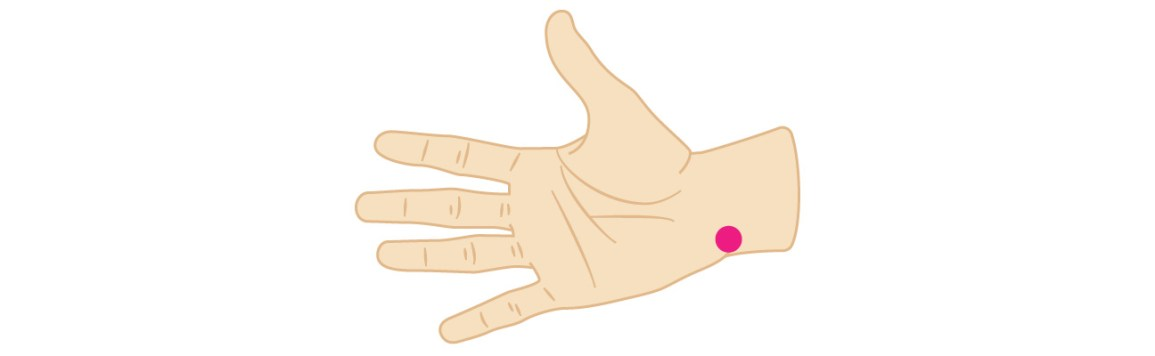
#> input picture images/32.jpg, 1155 x 356 px
$ python detection.py
#> lines starting #> are read from the running program, lines starting #| are printed output that depends on the picture; after the words box and inside, x2 and y2 are one past the last pixel; in counts of white or black regions, pixels touching at a corner belong together
# Hand Detection and Finger Counting Using OpenCV-Python
# import the required libraries
import cv2
import numpy as np


# read the image
img_path = "images/32.jpg"
img = cv2.imread(img_path)
#> img is the input picture: shape (356, 1155, 3); mean B, G, R 243.8, 249, 253.2


# skin mask - it is used for highlighting specific color on image
hsvim = cv2.cvtColor(img, cv2.COLOR_BGR2HSV)
#> hsvim: shape (356, 1155, 3); mean H, S, V 5.2, 10.1, 253.2
lower = np.array([0, 48, 80], dtype="uint8")
upper = np.array([20, 255, 255], dtype="uint8")
skinRegionHSV = cv2.inRange(hsvim, lower, upper)
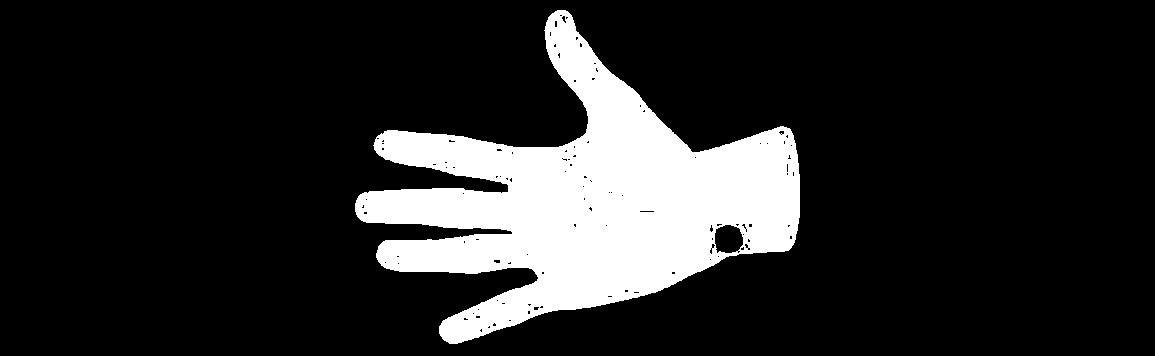
#> skinRegionHSV: shape (356, 1155); 15.6% white; 1 white region, box (x1, y1, x2, y2) and area: (355, 10, 800, 344) 64265
blurred = cv2.blur(skinRegionHSV, (2, 2))
ret, thresh = cv2.threshold(blurred, 0, 255, cv2.THRESH_BINARY)
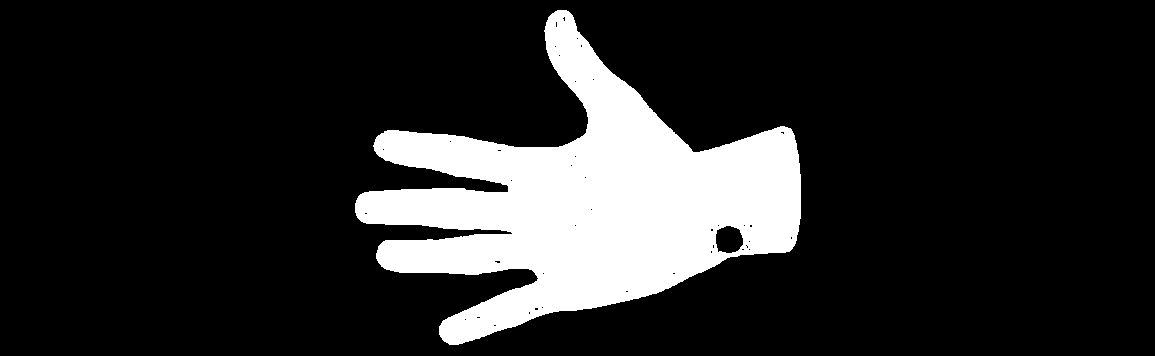
#> thresh: shape (356, 1155); 16% white; 1 white region

# contour - find contour of the images
contours, hierarchy = cv2.findContours(
    thresh, cv2.RETR_TREE, cv2.CHAIN_APPROX_SIMPLE)
#> contours = 43 contours, 41 with area under 20; largest, box (x1, y1, x2, y2) and area: (355, 10, 801, 345) 65657, (715, 225, 744, 254) 633
contours = max(contours, key=lambda x: cv2.contourArea(x))
#> contours = contour of 739 points, box (x1, y1, x2, y2) (355, 10, 801, 345), area 65657
cv2.drawContours(img, [contours], -1, (255, 255, 0), 2)

# convex hull
hull = cv2.convexHull(contours)
#> hull = contour of 36 points, box (x1, y1, x2, y2) (355, 10, 801, 345), area 98395
cv2.drawContours(img, [hull], -1, (0, 255, 255), 2)
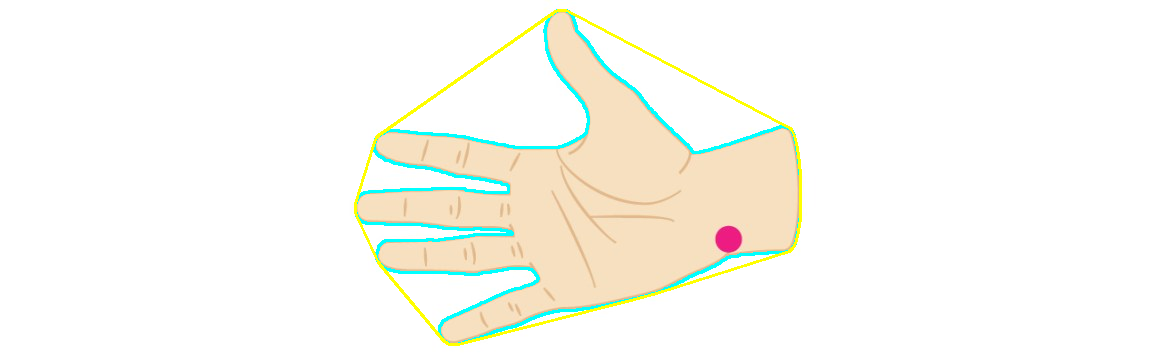
#> img: shape (356, 1155, 3); mean B, G, R 242.6, 249.6, 249.8

# convexity defects - Any deviation of the object from this hull can be considered as convexity defect.
hull = cv2.convexHull(contours, returnPoints=False)
#> hull = 36 values, max 738 at index 0, min 0 at index 35, mean 409
defects = cv2.convexityDefects(contours, hull)
#> defects = 28 rows, first 6: [0, 2, 1, 114], [2, 4, 3, 142], [4, 121, 61, 30191], [122, 124, 123, 114], [124, 128, 125, 162], [128, 214, 187, 36497]
print(defects)
#> (printed output is left out)
print(defects.shape)
#| (28, 1, 4)
print(len(defects))
#| 28

if defects is not None:
    cnt = 0
    for i in range(defects.shape[0]):  # calculate the angle
        s, e, f, d = defects[i][0]
        start = tuple(contours[s][0])
        end = tuple(contours[e][0])
        far = tuple(contours[f][0])
        a = np.sqrt((end[0] - start[0]) ** 2 + (end[1] - start[1]) ** 2)
        b = np.sqrt((far[0] - start[0]) ** 2 + (far[1] - start[1]) ** 2)
        c = np.sqrt((end[0] - far[0]) ** 2 + (end[1] - far[1]) ** 2)
        angle = np.arccos((b ** 2 + c ** 2 - a ** 2) /
                          (2 * b * c))  # cosine theorem
        if angle <= np.pi / 2:  # angle less than 90 degree, treat as fingers
            cnt += 1
            cv2.circle(img, far, 4, [0, 0, 255], -1)
#> this loop made 28 passes
#> (s, e, f, d, start, end, far, a) on passes 1 to 10: (0, 2, 1, 114, (557, 10), (555, 11), (556, 11), 2.24), (2, 4, 3, 142, (555, 11), (552, 13), (553, 13), 3.61), (4, 121, 61, 30191, (552, 13), (378, 135), (582, 136), 212.5), (122, 124, 123, 114, (376, 137), (375, 139), (376, 138), 2.24), (124, 128, 125, 162, (375, 139), (373, 145), (375, 141), 6.32), (128, 214, 187, 36497, (373, 145), (355, 203), (508, 191), 60.73), (215, 217, 216, 162, (355, 212), (356, 215), (356, 213), 3.16), (217, 275, 246, 34267, (356, 215), (376, 258), (512, 233), 47.42), (275, 279, 276, 114, (376, 258), (378, 262), (377, 259), 4.47), (279, 281, 280, 154, (378, 262), (381, 266), (381, 265), 5)
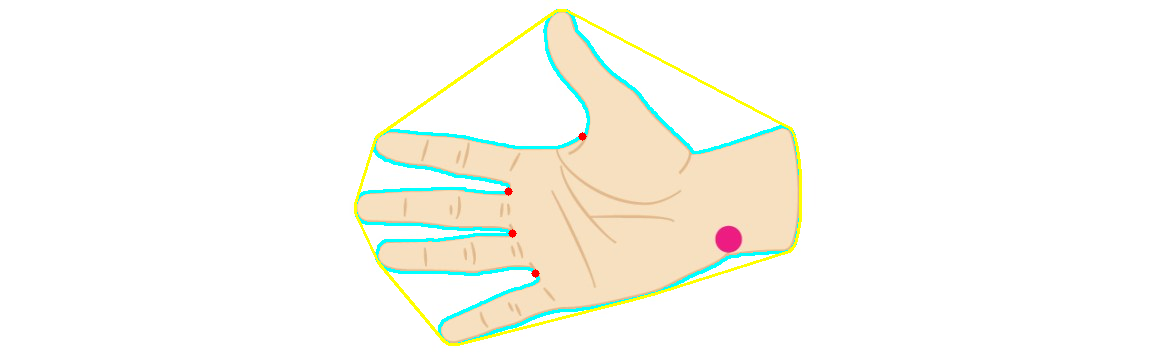
#> img: shape (356, 1155, 3); 0.05% of pixels changed, all inside (x1, y1, x2, y2) = (504, 132, 587, 278)
#> after the loop, cnt = 4
    if cnt > 0:
        cnt = cnt+1
#> cnt = 5
    cv2.putText(img, str(cnt), (0, 50), cv2.FONT_HERSHEY_SIMPLEX,
                1, (255, 0, 0), 2, cv2.LINE_AA)
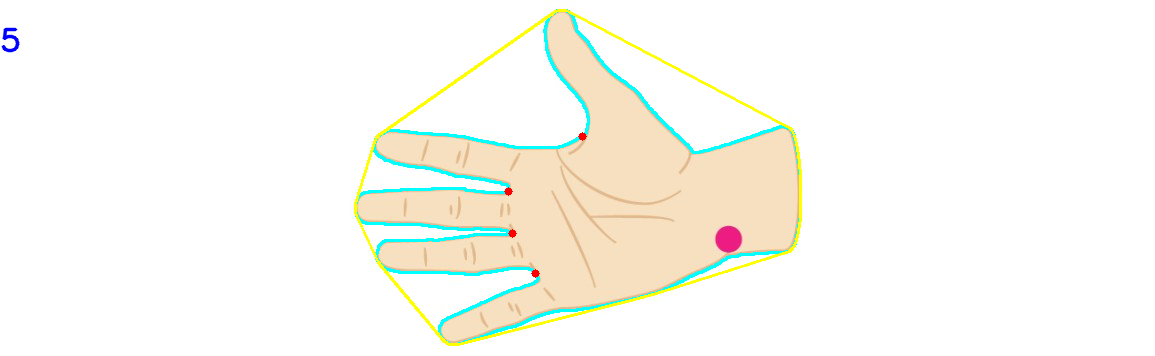
#> img: shape (356, 1155, 3); 0.07% of pixels changed, all inside (x1, y1, x2, y2) = (1, 27, 20, 53)

    cv2.imshow('final_result', img)


cv2.waitKey(0)

$ run again, with images/2.jpg copied over images/32.jpg
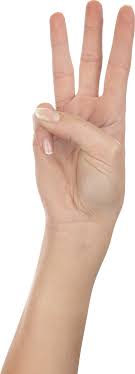
#> input picture images/2.jpg, 135 x 374 px
#> img is the input picture: shape (374, 135, 3); mean B, G, R 196.8, 208.1, 229.2
#> hsvim: shape (374, 135, 3); mean H, S, V 12.6, 40.4, 229.3
#> `skinRegionHSV = cv2.inRange(hsvim, lower, upper)`:
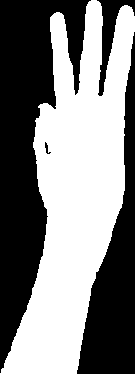
#> skinRegionHSV: shape (374, 135); 50.6% white; 4 black regions, box (x1, y1, x2, y2) and area: (0, 0, 91, 373) 15698, (77, 32, 135, 374) 8149, (97, 0, 135, 96) 1089, (45, 142, 51, 154) 29
#> thresh: shape (374, 135); 51.9% white; 4 black regions (1 under 20 px)
#> `contours, hierarchy = cv2.findContours( thresh, cv2.RETR_TREE, cv2.CHA..`: contours = 3 contours, 1 with area under 20; largest, box (x1, y1, x2, y2) and area: (0, 0, 135, 374) 25584, (45, 143, 49, 154) 20
#> `contours = max(contours, key=lambda x: cv2.contourArea(x))`: contours = contour of 395 points, box (x1, y1, x2, y2) (0, 0, 135, 374), area 25584
#> `hull = cv2.convexHull(contours)`: hull = contour of 18 points, box (x1, y1, x2, y2) (0, 0, 135, 374), area 33448
#> `hull = cv2.convexHull(contours, returnPoints=False)`: hull = 18 values, max 394 at index 0, min 0 at index 17, mean 220.7
#> defects = 13 rows, first 6: [0, 55, 27, 21478], [55, 57, 56, 114], [58, 91, 71, 4766], [91, 200, 126, 6851], [202, 204, 203, 162], [204, 288, 231, 2223]
#| [[[    0    55    27 21478]]
#|  [[   55    57    56   114]]
#|  [[   58    91    71  4766]]
#|  [[   91   200   126  6851]]
#|  [[  202   204   203   162]]
#|  [[  204   288   231  2223]]
#> (further printed lines are left out)
#| (13, 1, 4)
#| 13
#> the loop `for i in range(defects.shape[0]):` made 13 passes
#> (s, e, f, d, start, end, far, a) on passes 1 to 7: (0, 55, 27, 21478, (89, 0), (56, 12), (76, 94), 35.11), (55, 57, 56, 114, (56, 12), (54, 13), (55, 13), 2.24), (58, 91, 71, 4766, (50, 17), (35, 120), (56, 105), 104.1), (91, 200, 126, 6851, (35, 120), (0, 369), (46, 234), 251.4), (202, 204, 203, 162, (77, 373), (78, 370), (77, 371), 3.16), (204, 288, 231, 2223, (78, 370), (122, 208), (91, 289), 167.9), (288, 290, 289, 186, (122, 208), (123, 204), (122, 205), 4.12)
#> after the loop `for i in range(defects.shape[0]):`: cnt = 2
#> `cnt = cnt+1`: cnt = 3
#> `cv2.putText(img, str(cnt), (0, 50), cv2.FONT_HERSHEY_SIMPLEX, 1, (255,..`:
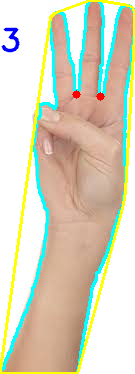
#> img: shape (374, 135, 3); mean B, G, R 189.7, 211.7, 214.9
